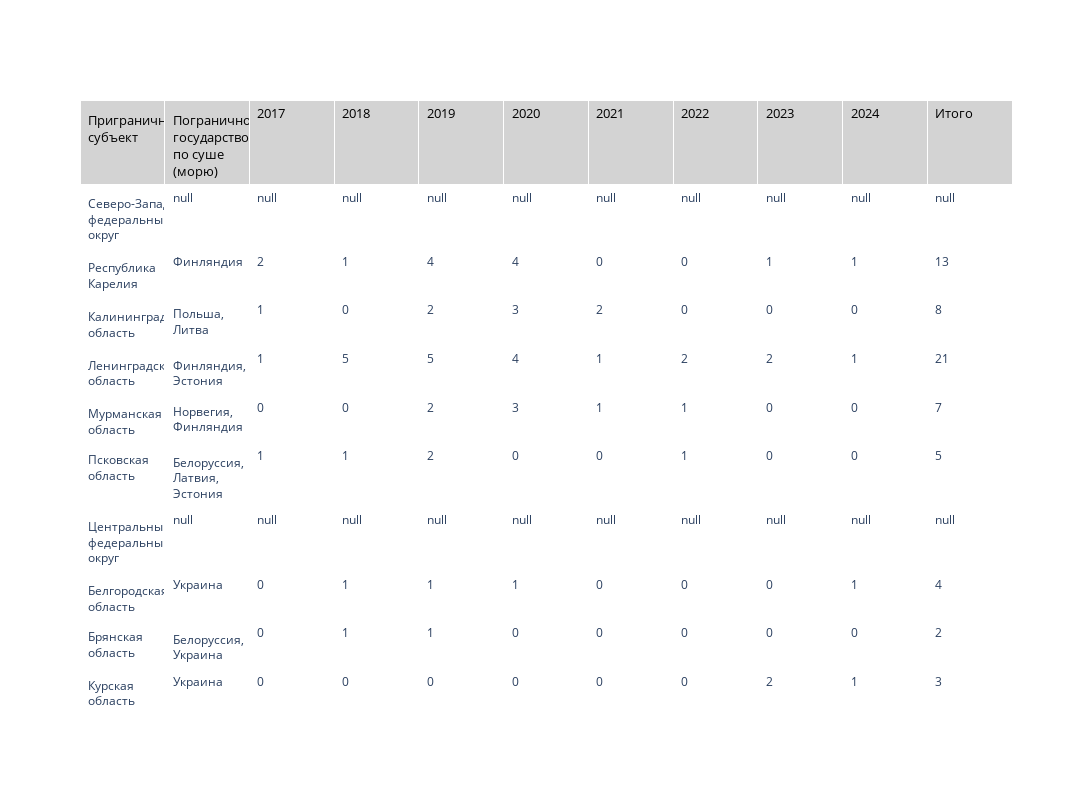

Notebook code for this chart:
### Code cell
import pandas as pd
import plotly.graph_objects as go

# Чтение Excel (путь укажи свой)
file_path = "/Users/olegshaltaev/repo/border_projects_analysis/mysql_data/table_by_federal_districts.xlsx"

# Прочитаем все строки, не указывая заголовок
df_raw = pd.read_excel(file_path, header=None)

# Определим, где заголовок (первая строка с "Приграничный субъект")
header_idx = df_raw[df_raw.iloc[:, 0] == "Приграничный субъект"].index[0]
df = pd.read_excel(file_path, header=header_idx)


# Визуализация: интерактивная таблица Plotly
fig = go.Figure(data=[go.Table(
    header=dict(
        values=list(df.columns),
        fill_color='lightgrey',
        align='left',
        font=dict(size=13, color='black')
    ),
    cells=dict(
        values=[df[col] for col in df.columns],
        fill_color='white',
        align='left',
        font=dict(size=12)
    )
)])

fig.update_layout(width=1400, height=800)
fig.show()

### Figure 1 — Plotly figure (JSON) as saved in the notebook; plotly's stock layout.template omitted (floating-point values rounded to 4 significant figures; data arrays with more than 128 entries replaced by an {"elided": "..."} marker saying what was removed)
{"data": [{"cells": {"align": "left", "fill": {"color": "white"}, "font": {"size": 12}, "values": {"elided": "11x35 mixed values"}}, "header": {"align": "left", "fill": {"color": "lightgrey"}, "font": {"color": "black", "size": 13}, "values": ["Приграничный субъект", "Пограничное государство по суше (морю)", 2017, 2018, 2019, 2020, 2021, 2022, 2023, 2024, "Итого"]}, "type": "table"}], "layout": {"height": 800, "width": 1400}}
